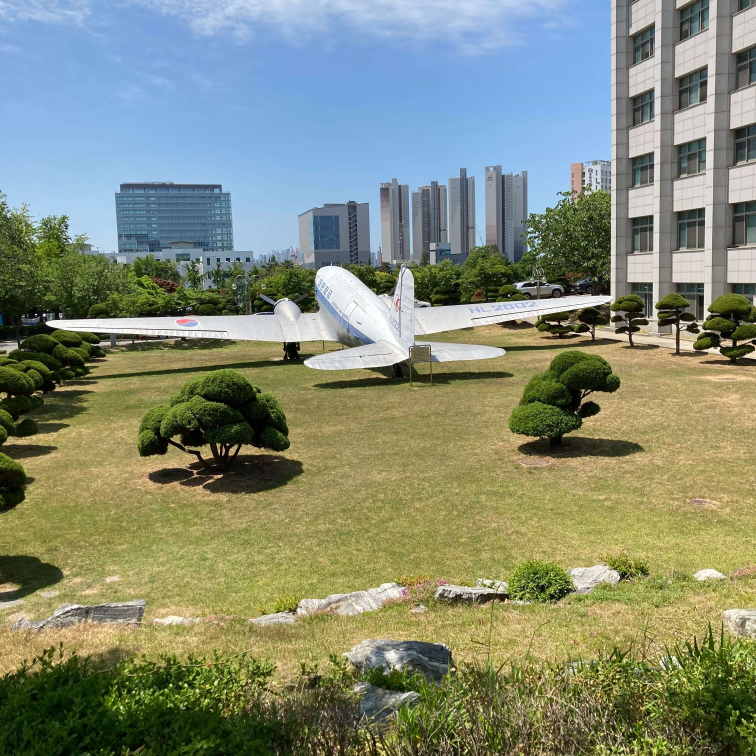
//> input picture Lab 10/images/two.jpg, 3024 x 3024 px, given in place of fruits.jpeg, which was not available (shown at 1/4 size)
$ ./main   (built with g++ and OpenCV 4)
//> lines starting //> are read from the running program, lines starting //| are printed output that depends on the picture; pictures that were not available may be replaced by others from this repository, and a replacement may not be noted
#include <iostream>
#include <algorithm>
#include <cmath>
#include <vector>

#include "opencv2/core/core.hpp"
#include "opencv2/highgui/highgui.hpp"
#include "opencv2/imgproc/imgproc.hpp"

using namespace cv;
using namespace std;

class Point5D {
public:
    float x, y, l, u, v;

    // Point5D();
    // ~Point5D();

    void accumPt(Point5D);
    void copyPt(Point5D);
    float getColorDist(Point5D);
    float getSpatialDist(Point5D);
    void scalePt(float);
    void setPt(float, float, float, float, float);
    void printPt();
};

void Point5D::accumPt(Point5D Pt) {
    x += Pt.x;
    y += Pt.y;
    l += Pt.l;
    u += Pt.u;
    v += Pt.v;
}

void Point5D::copyPt(Point5D Pt) {
    x = Pt.x;
    y = Pt.y;
    l = Pt.l;
    u = Pt.u;
    v = Pt.v;
}

float Point5D::getColorDist(Point5D Pt) {
    return sqrt(pow(l - Pt.l, 2) + pow(u - Pt.u, 2) + pow(v - Pt.v, 2));
}

float Point5D::getSpatialDist(Point5D Pt) {
    return sqrt(pow(x - Pt.x, 2) + pow(y - Pt.y, 2));
}

void Point5D::scalePt(float scale) {
    x *= scale;
    y *= scale;
    l *= scale;
    u *= scale;
    v *= scale;
}

void Point5D::setPt(float px, float py, float pl, float pa, float pb) {
    x = px;
    y = py;
    l = pl;
    u = pa;
    v = pb;
}

void Point5D::printPt() {
    cout << x << " " << y << " " << l << " " << u << " " << v << endl;
}

class MeanShift {
public:
    float bw_spatial = 8;
    float bw_color = 16;
    float min_shift_color = 0.1;
    float min_shift_spatial = 0.1;
    int max_steps = 10;
    vector<Mat> img_split;
    MeanShift(float, float, float, float, int);
    void doFiltering(Mat&);
};

MeanShift::MeanShift(float bs, float bc, float msc, float mss, int ms) {
    bw_spatial = bs;
    bw_color = bc;
    max_steps = ms;
    min_shift_color = msc;
    min_shift_spatial = mss;
}

void MeanShift::doFiltering(Mat& img) {
    int height = img.rows;
    int width = img.cols;
    split(img, img_split);

    Point5D pt, pt_prev, pt_cur, pt_sum;

    int pad_left, pad_right, pad_top, pad_bottom;
    size_t n_pt, step;

    for (int row=0; row < height; row++) {
        for (int col=0; col < width; col++) {
            pad_left = (col - bw_spatial) > 0 ? (col - bw_spatial) : 0;
            pad_right = (col + bw_spatial) < width ? (col + bw_spatial) : width;
            pad_top = (row - bw_spatial) > 0 ? (row - bw_spatial) : 0;
            pad_bottom = (row + bw_spatial) < height ? (row + bw_spatial) : height;

            pt_cur.setPt(row, col, (float)img_split[0].at<uchar>(row, col), (float)img_split[1].at<uchar>(row, col), (float)img_split[2].at<uchar>(row, col));
            step = 0;
            do {
                pt_prev.copyPt(pt_cur);
                pt_sum.setPt(0, 0, 0, 0, 0);
                n_pt = 0;
                for (int hx=pad_top; hx < pad_bottom; hx++) {
                    for (int hy=pad_left; hy<pad_right; hy++) {
                        pt.setPt(hx, hy, (float)img_split[0].at<uchar>(hx, hy), (float)img_split[1].at<uchar>(hx, hy), (float)img_split[2].at<uchar>(hx, hy));
                        if (pt.getColorDist(pt_cur) < bw_color) {
                            pt_sum.accumPt(pt);
                            n_pt++;
                        }
                    }
                }

                pt_sum.scalePt(1.0 / n_pt);
                pt_cur.copyPt(pt_sum);
                step++;
            }
            while ((pt_cur.getColorDist(pt_prev) > min_shift_color) &&
                   (pt_cur.getSpatialDist(pt_prev) > min_shift_spatial) &&
                   (step < max_steps));
            img.at<Vec3b>(row, col) = Vec3b(pt_cur.l, pt_cur.u, pt_cur.v);
        }
    }
}

void exCVMeanShift() {
    Mat img = imread("fruits.jpeg");
//> img is the input picture: 3024 rows x 3024 cols, CV_8UC3; mean B, G, R 117.8, 138.6, 130.7
    if (img.empty()) exit(-1);
    cout << " exCvMeanShift() " << endl;

    resize(img, img, Size(256, 256), 0, 0, cv::INTER_AREA);
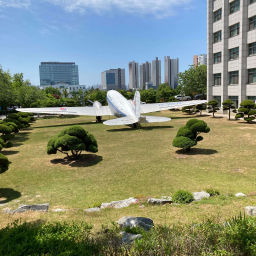
//> img: 256 rows x 256 cols, CV_8UC3; mean B, G, R 117.8, 138.6, 130.7
    imshow("src", img);
    imwrite("exCVMeanShift.jpeg", img);

    pyrMeanShiftFiltering(img, img, 8, 16);
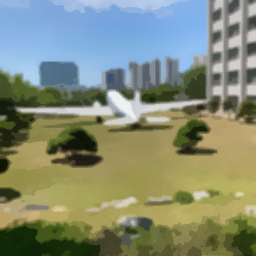
//> img: 256 rows x 256 cols, CV_8UC3; mean B, G, R 117.6, 138.6, 130.4

    imshow("Dst", img);
    waitKey();
    destroyAllWindows();
    imwrite("exCVMeanShift_dst.jpeg", img);
}

void exMyMeanShift() {
    Mat img = imread("fruits.jpeg");
    if (img.empty()) exit(-1);
    cout << " exMyMeanShift() " << endl;

    resize(img, img, Size(256, 256), 0, 0, cv::INTER_AREA);
    imshow("src", img);
    imwrite("exMyMeanShift.jpeg", img);

    cvtColor(img, img, cv::COLOR_RGB2Luv);
//> img: 256 rows x 256 cols, CV_8UC3; mean of channels 0, 1, 2 141.6, 92.1, 139.5

    MeanShift MSProc(8, 16, 0.1, 0.1, 10);
    MSProc.doFiltering(img);
//> in doFiltering, `split(img, img_split);`:
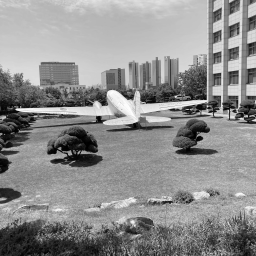
//> img_split[0]: 256 rows x 256 cols, CV_8UC1; min 0, max 254, mean 141.6
//> in doFiltering, `split(img, img_split);`:
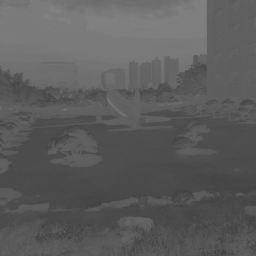
//> img_split[1]: 256 rows x 256 cols, CV_8UC1; min 64, max 129, mean 92.1
//> in doFiltering, `split(img, img_split);`:
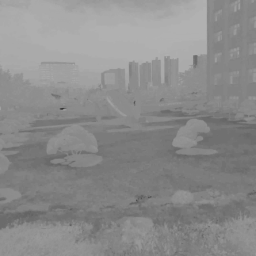
//> img_split[2]: 256 rows x 256 cols, CV_8UC1; min 53, max 177, mean 139.5
//> the loop in doFiltering, `for (int row=0; row < height; row++)` made 256 passes
//> (pad_top, step) on passes 1 to 3: (0, 2), (0, 2), (0, 6)
//> after the loop in doFiltering, `for (int row=0; row < height; row++)`: img: 256 rows x 256 cols, CV_8UC3; mean of channels 0, 1, 2 141, 91.6, 139
//> after the loop in doFiltering, `for (int row=0; row < height; row++)`: pad_left = 247; pad_right = 256; pad_top = 247; pad_bottom = 256; step = 2; n_pt = 28

    cvtColor(img, img, cv::COLOR_Luv2RGB);
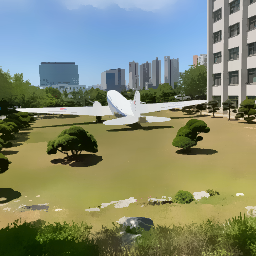
//> img: 256 rows x 256 cols, CV_8UC3; mean B, G, R 114.6, 137.9, 130.2

    imshow("Dst", img);
    waitKey();
    destroyAllWindows();
    imwrite("exMyMeanShift_dst.jpeg", img);
}
int main(int argc, const char * argv[]) {
    exCVMeanShift();
    exMyMeanShift();

    return 0;
}
